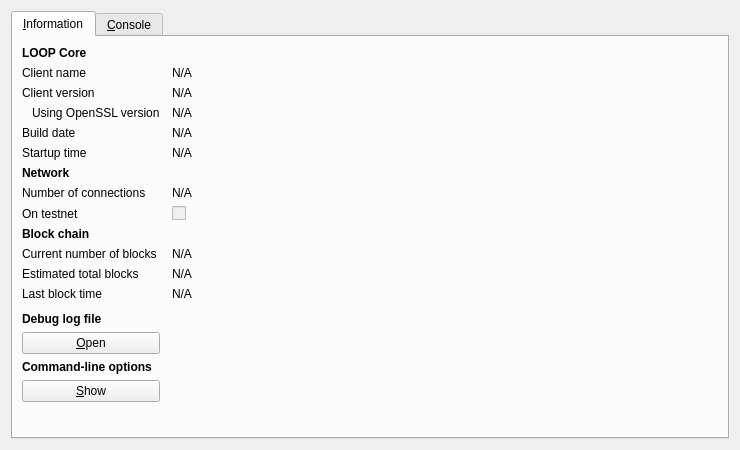
<?xml version="1.0" encoding="UTF-8"?>
<ui version="4.0">
 <class>RPCConsole</class>
 <widget class="QDialog" name="RPCConsole">
  <property name="geometry">
   <rect>
    <x>0</x>
    <y>0</y>
    <width>740</width>
    <height>450</height>
   </rect>
  </property>
  <property name="windowTitle">
   <string>LOOP - Debug window</string>
  </property>
  <layout class="QVBoxLayout" name="verticalLayout_2">
   <item>
    <widget class="QTabWidget" name="tabWidget">
     <property name="currentIndex">
      <number>0</number>
     </property>
     <widget class="QWidget" name="tab_info">
      <attribute name="title">
       <string>&amp;Information</string>
      </attribute>
      <layout class="QGridLayout" name="gridLayout" columnstretch="0,1">
       <property name="horizontalSpacing">
        <number>12</number>
       </property>
       <item row="0" column="0">
        <widget class="QLabel" name="label_9">
         <property name="font">
          <font>
           <weight>75</weight>
           <bold>true</bold>
          </font>
         </property>
         <property name="text">
          <string>LOOP Core</string>
         </property>
        </widget>
       </item>
       <item row="1" column="0">
        <widget class="QLabel" name="label_5">
         <property name="text">
          <string>Client name</string>
         </property>
        </widget>
       </item>
       <item row="1" column="1">
        <widget class="QLabel" name="clientName">
         <property name="cursor">
          <cursorShape>IBeamCursor</cursorShape>
         </property>
         <property name="text">
          <string>N/A</string>
         </property>
         <property name="textFormat">
          <enum>Qt::PlainText</enum>
         </property>
         <property name="textInteractionFlags">
          <set>Qt::LinksAccessibleByMouse|Qt::TextSelectableByKeyboard|Qt::TextSelectableByMouse</set>
         </property>
        </widget>
       </item>
       <item row="2" column="0">
        <widget class="QLabel" name="label_6">
         <property name="text">
          <string>Client version</string>
         </property>
        </widget>
       </item>
       <item row="2" column="1">
        <widget class="QLabel" name="clientVersion">
         <property name="cursor">
          <cursorShape>IBeamCursor</cursorShape>
         </property>
         <property name="text">
          <string>N/A</string>
         </property>
         <property name="textFormat">
          <enum>Qt::PlainText</enum>
         </property>
         <property name="textInteractionFlags">
          <set>Qt::LinksAccessibleByMouse|Qt::TextSelectableByKeyboard|Qt::TextSelectableByMouse</set>
         </property>
        </widget>
       </item>
       <item row="3" column="0">
        <widget class="QLabel" name="label_14">
         <property name="text">
          <string>Using OpenSSL version</string>
         </property>
         <property name="indent">
          <number>10</number>
         </property>
        </widget>
       </item>
       <item row="3" column="1">
        <widget class="QLabel" name="openSSLVersion">
         <property name="cursor">
          <cursorShape>IBeamCursor</cursorShape>
         </property>
         <property name="text">
          <string>N/A</string>
         </property>
         <property name="textFormat">
          <enum>Qt::PlainText</enum>
         </property>
         <property name="textInteractionFlags">
          <set>Qt::LinksAccessibleByMouse|Qt::TextSelectableByKeyboard|Qt::TextSelectableByMouse</set>
         </property>
        </widget>
       </item>
       <item row="4" column="0">
        <widget class="QLabel" name="label_12">
         <property name="text">
          <string>Build date</string>
         </property>
        </widget>
       </item>
       <item row="4" column="1">
        <widget class="QLabel" name="buildDate">
         <property name="cursor">
          <cursorShape>IBeamCursor</cursorShape>
         </property>
         <property name="text">
          <string>N/A</string>
         </property>
         <property name="textFormat">
          <enum>Qt::PlainText</enum>
         </property>
         <property name="textInteractionFlags">
          <set>Qt::LinksAccessibleByMouse|Qt::TextSelectableByKeyboard|Qt::TextSelectableByMouse</set>
         </property>
        </widget>
       </item>
       <item row="5" column="0">
        <widget class="QLabel" name="label_13">
         <property name="text">
          <string>Startup time</string>
         </property>
        </widget>
       </item>
       <item row="5" column="1">
        <widget class="QLabel" name="startupTime">
         <property name="cursor">
          <cursorShape>IBeamCursor</cursorShape>
         </property>
         <property name="text">
          <string>N/A</string>
         </property>
         <property name="textFormat">
          <enum>Qt::PlainText</enum>
         </property>
         <property name="textInteractionFlags">
          <set>Qt::LinksAccessibleByMouse|Qt::TextSelectableByKeyboard|Qt::TextSelectableByMouse</set>
         </property>
        </widget>
       </item>
       <item row="6" column="0">
        <widget class="QLabel" name="label_11">
         <property name="font">
          <font>
           <weight>75</weight>
           <bold>true</bold>
          </font>
         </property>
         <property name="text">
          <string>Network</string>
         </property>
        </widget>
       </item>
       <item row="7" column="0">
        <widget class="QLabel" name="label_7">
         <property name="text">
          <string>Number of connections</string>
         </property>
        </widget>
       </item>
       <item row="7" column="1">
        <widget class="QLabel" name="numberOfConnections">
         <property name="cursor">
          <cursorShape>IBeamCursor</cursorShape>
         </property>
         <property name="text">
          <string>N/A</string>
         </property>
         <property name="textFormat">
          <enum>Qt::PlainText</enum>
         </property>
         <property name="textInteractionFlags">
          <set>Qt::LinksAccessibleByMouse|Qt::TextSelectableByKeyboard|Qt::TextSelectableByMouse</set>
         </property>
        </widget>
       </item>
       <item row="8" column="0">
        <widget class="QLabel" name="label_8">
         <property name="text">
          <string>On testnet</string>
         </property>
        </widget>
       </item>
       <item row="8" column="1">
        <widget class="QCheckBox" name="isTestNet">
         <property name="enabled">
          <bool>false</bool>
         </property>
         <property name="text">
          <string/>
         </property>
        </widget>
       </item>
       <item row="9" column="0">
        <widget class="QLabel" name="label_10">
         <property name="font">
          <font>
           <weight>75</weight>
           <bold>true</bold>
          </font>
         </property>
         <property name="text">
          <string>Block chain</string>
         </property>
        </widget>
       </item>
       <item row="10" column="0">
        <widget class="QLabel" name="label_3">
         <property name="text">
          <string>Current number of blocks</string>
         </property>
        </widget>
       </item>
       <item row="10" column="1">
        <widget class="QLabel" name="numberOfBlocks">
         <property name="cursor">
          <cursorShape>IBeamCursor</cursorShape>
         </property>
         <property name="text">
          <string>N/A</string>
         </property>
         <property name="textFormat">
          <enum>Qt::PlainText</enum>
         </property>
         <property name="textInteractionFlags">
          <set>Qt::LinksAccessibleByMouse|Qt::TextSelectableByKeyboard|Qt::TextSelectableByMouse</set>
         </property>
        </widget>
       </item>
       <item row="11" column="0">
        <widget class="QLabel" name="label_4">
         <property name="text">
          <string>Estimated total blocks</string>
         </property>
        </widget>
       </item>
       <item row="11" column="1">
        <widget class="QLabel" name="totalBlocks">
         <property name="cursor">
          <cursorShape>IBeamCursor</cursorShape>
         </property>
         <property name="text">
          <string>N/A</string>
         </property>
         <property name="textFormat">
          <enum>Qt::PlainText</enum>
         </property>
         <property name="textInteractionFlags">
          <set>Qt::LinksAccessibleByMouse|Qt::TextSelectableByKeyboard|Qt::TextSelectableByMouse</set>
         </property>
        </widget>
       </item>
       <item row="12" column="0">
        <widget class="QLabel" name="label_2">
         <property name="text">
          <string>Last block time</string>
         </property>
        </widget>
       </item>
       <item row="12" column="1">
        <widget class="QLabel" name="lastBlockTime">
         <property name="cursor">
          <cursorShape>IBeamCursor</cursorShape>
         </property>
         <property name="text">
          <string>N/A</string>
         </property>
         <property name="textFormat">
          <enum>Qt::PlainText</enum>
         </property>
         <property name="textInteractionFlags">
          <set>Qt::LinksAccessibleByMouse|Qt::TextSelectableByKeyboard|Qt::TextSelectableByMouse</set>
         </property>
        </widget>
       </item>
       <item row="13" column="0">
        <spacer name="verticalSpacer_2">
         <property name="orientation">
          <enum>Qt::Vertical</enum>
         </property>
         <property name="sizeHint" stdset="0">
          <size>
           <width>20</width>
           <height>20</height>
          </size>
         </property>
        </spacer>
       </item>
       <item row="14" column="0">
        <widget class="QLabel" name="labelDebugLogfile">
         <property name="font">
          <font>
           <weight>75</weight>
           <bold>true</bold>
          </font>
         </property>
         <property name="text">
          <string>Debug log file</string>
         </property>
        </widget>
       </item>
       <item row="15" column="0">
        <widget class="QPushButton" name="openDebugLogfileButton">
         <property name="toolTip">
          <string>Open the LOOP debug log file from the current data directory. This can take a few seconds for large log files.</string>
         </property>
         <property name="text">
          <string>&amp;Open</string>
         </property>
         <property name="autoDefault">
          <bool>false</bool>
         </property>
        </widget>
       </item>
       <item row="16" column="0">
        <widget class="QLabel" name="labelCLOptions">
         <property name="font">
          <font>
           <weight>75</weight>
           <bold>true</bold>
          </font>
         </property>
         <property name="text">
          <string>Command-line options</string>
         </property>
        </widget>
       </item>
       <item row="17" column="0">
        <widget class="QPushButton" name="showCLOptionsButton">
         <property name="toolTip">
          <string>Show the LOOP-Qt help message to get a list with possible LOOP command-line options.</string>
         </property>
         <property name="text">
          <string>&amp;Show</string>
         </property>
         <property name="autoDefault">
          <bool>false</bool>
         </property>
        </widget>
       </item>
       <item row="18" column="0">
        <spacer name="verticalSpacer">
         <property name="orientation">
          <enum>Qt::Vertical</enum>
         </property>
         <property name="sizeHint" stdset="0">
          <size>
           <width>20</width>
           <height>40</height>
          </size>
         </property>
        </spacer>
       </item>
      </layout>
     </widget>
     <widget class="QWidget" name="tab_console">
      <attribute name="title">
       <string>&amp;Console</string>
      </attribute>
      <layout class="QVBoxLayout" name="verticalLayout_3">
       <property name="spacing">
        <number>3</number>
       </property>
       <item>
        <widget class="QTextEdit" name="messagesWidget">
         <property name="minimumSize">
          <size>
           <width>0</width>
           <height>100</height>
          </size>
         </property>
         <property name="readOnly">
          <bool>true</bool>
         </property>
         <property name="tabKeyNavigation" stdset="0">
          <bool>false</bool>
         </property>
         <property name="columnCount" stdset="0">
          <number>2</number>
         </property>
        </widget>
       </item>
       <item>
        <layout class="QHBoxLayout" name="horizontalLayout">
         <property name="spacing">
          <number>3</number>
         </property>
         <item>
          <widget class="QLabel" name="label">
           <property name="text">
            <string notr="true">&gt;</string>
           </property>
          </widget>
         </item>
         <item>
          <widget class="QLineEdit" name="lineEdit"/>
         </item>
         <item>
          <widget class="QPushButton" name="clearButton">
           <property name="maximumSize">
            <size>
             <width>24</width>
             <height>24</height>
            </size>
           </property>
           <property name="toolTip">
            <string>Clear console</string>
           </property>
           <property name="text">
            <string/>
           </property>
           <property name="icon">
            <iconset resource="../bitcoin.qrc">
             <normaloff>:/icons/remove</normaloff>:/icons/remove</iconset>
           </property>
           <property name="shortcut">
            <string notr="true">Ctrl+L</string>
           </property>
           <property name="autoDefault">
            <bool>false</bool>
           </property>
          </widget>
         </item>
        </layout>
       </item>
      </layout>
     </widget>
    </widget>
   </item>
  </layout>
 </widget>
 <resources>
  <include location="../bitcoin.qrc"/>
 </resources>
 <connections/>
</ui>
